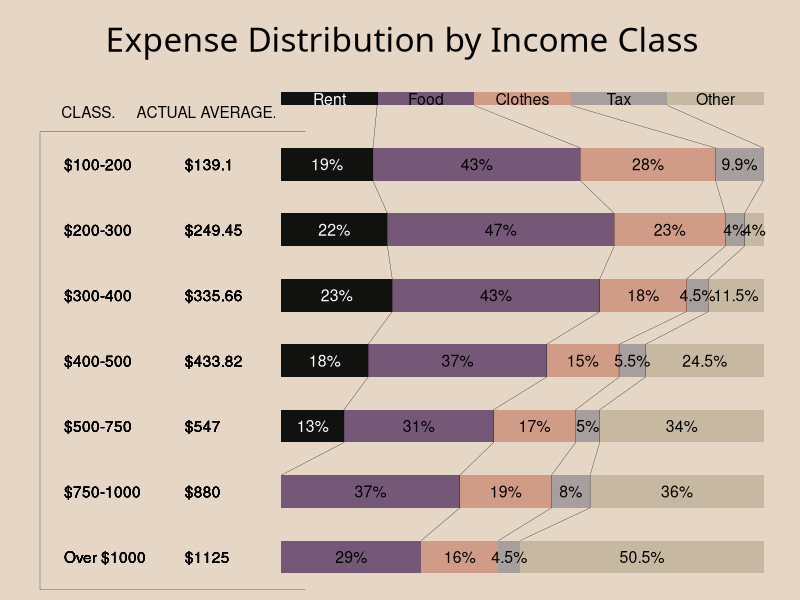

Write R code to recreate this figure.
library(dplyr)
library(ggplot2)

# 1 - Load the data -----
data <- read.csv("./week 10/data.csv")

data$width <- 0.5

first_bar <- data.frame(Class="first_bar",
                        Actual.Average=0,
                        Rent=20,
                        Food=20,
                        Clothes=20,
                        Tax=20,
                        Other=20,
                        width=.2)

data <- rbind(first_bar,data)

# 

library(tidyr)
library(ggplot2)

data_long <- tidyr::pivot_longer(data, 
                          cols = c(Rent, Food, Clothes, Tax, Other),
                          names_to = "Category", 
                          values_to = "Percentage")  

# Convert Class to a factor with levels in the correct order
data_long$Class <- factor(data_long$Class, 
                          levels = rev(c("$100-200", "$200-300", "$300-400", "$400-500", 
                                     "$500-750", "$750-1000", "Over $1000")))

data_long$Category <- factor(data_long$Category, 
                          levels =  rev(c("Rent", "Food", "Clothes", "Tax", "Other")))

data_long <- data_long %>% 
  group_by(Class) %>%
  arrange(Class, desc(Category)) %>%
  mutate(pos = cumsum(Percentage) - 0.5 * Percentage)

data_long <- data_long %>% 
  mutate(labels=Category) %>%
  mutate(labels = ifelse(is.na(Class),as.character(labels),(paste0(Percentage,"%")))) %>%
  mutate(labels = ifelse(labels=="0%",NA,labels))

color <- rev(c("#11110f", "#755778", "#d09b87", "#a79f9e", "#c7b8a2"))

data_table <- data.frame(x=c(0.5,0.5,7.5,7.5),
                         y=c(5,-50,-50,5))

labels_col <- data.frame(y = c(-40,-15.5),x=7.8,label=c("CLASS.","ACTUAL AVERAGE."),size=3)

rent_line <- data.frame(y=c(20,
                            19,19,
                            22,22,
                            23,23,
                            18,18,
                            13,13,
                            0),
                        x=c(8,
                            7.25,6.75,
                            6.25,5.75,
                            5.25,4.75,
                            4.25,3.75,
                            3.25,2.75,
                            2.25))
food_line <- data.frame(y=c(40,
                            62,62,
                            69,69,
                            66,66,
                            55,55,
                            44,44,
                            37,37,
                            29,29),
                        x=c(7.9,
                            7.25,6.75,
                            6.25,5.75,
                            5.25,4.75,
                            4.25,3.75,
                            3.25,2.75,
                            2.25,1.75,
                            1.25,1.25))
clothes_line <- data.frame(y=c(60,
                            90,90,
                            92,92,
                            84,84,
                            70,70,
                            61,61,
                            56,56,
                            45,45),
                        x=c(7.9,
                            7.25,6.75,
                            6.25,5.75,
                            5.25,4.75,
                            4.25,3.75,
                            3.25,2.75,
                            2.25,1.75,
                            1.25,1.25))
tax_line <- data.frame(y=c(80,
                            99.9,99.9,
                            96,96,
                            88.5,88.5,
                            75.5,75.5,
                            66,66,
                            64,64,
                            49.5,49.5),
                        x=c(7.9,
                            7.25,6.75,
                            6.25,5.75,
                            5.25,4.75,
                            4.25,3.75,
                            3.25,2.75,
                            2.25,1.75,
                            1.25,1.25))


# Create the stacked bar chart
ggplot(data_long, aes(x = Class, y = Percentage)) +
  geom_bar(stat = "identity",aes(fill = Category,width = width)) +
  # geom_text(aes(y = pos, label = ifelse(Percentage==0,NA,Percentage)), 
  geom_text(aes(y = pos, label = labels,
                color= ifelse(Category == 'Rent',"white","black")), 
            # color = "white",
            size = 4) +
  geom_text(aes(x=Class,y=-20,label=ifelse(Actual.Average==0,NA,paste0("$",Actual.Average))),
            hjust='left')+
  geom_text(aes(x=Class,y=-45,label=Class),
            hjust='left')+
  geom_text(data = labels_col,aes(x,y,label=label)) +
  geom_path(data=data_table,aes(x=x,y=y),linewidth = .1) +
  geom_path(data=rent_line,aes(x=x,y=y),linewidth = .1) +
  geom_path(data=food_line,aes(x=x,y=y),linewidth = .1) +
  geom_path(data=clothes_line,aes(x=x,y=y),linewidth = .1) +
  geom_path(data=tax_line,aes(x=x,y=y),linewidth = .1) +
  labs(title = "Expense Distribution by Income Class",
       x = "Income Class",
       y = "Percentage") +
  scale_fill_manual(values = color) +
  scale_color_manual(values = c("black", "white")) +
  theme_minimal() +
  theme(axis.text.x = element_blank(),
        axis.title = element_blank(),
        axis.text.y = element_blank(),
        plot.title = element_text(
          family = "Teko",
          size = 24,
          hjust = 0.5,
          margin = margin(t = 20, b = 0)
        ),
        plot.margin = margin(0, 0, 0, 0),
        # Remove margins
        panel.grid = element_blank(),
        plot.background = element_rect(fill = "#e6d6c6ff", color = NA),
        # plot.margin = margin(t = 20, r = 20, b = 20, l = 50),
        legend.position = "none" ) +
  # expand_limits(x = c(0, 10)) +
  # scale_fill_brewer(palette = "Set2") + 
  coord_flip(clip = 'off')
